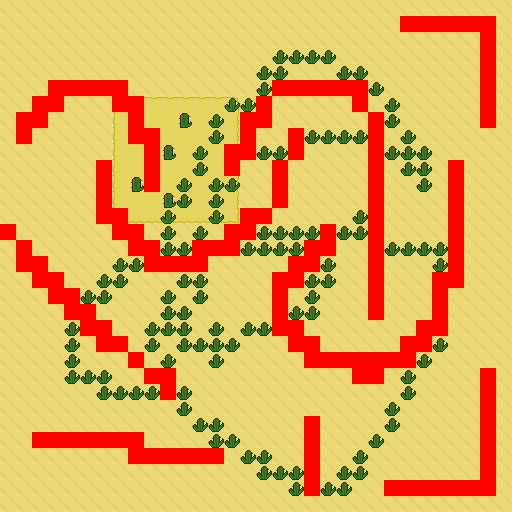

Below is a game level as drawn by its tile map, then a one-line description and the .tmx that defines it (tile-layer data replaced by summaries):
An orthogonal 32x32 tile map with 16x16 px tiles, 4 tile layers (background3, background2, background1, tiletype), 2 tilesets and 169 objects.

<map version="1.0" orientation="orthogonal" renderorder="right-down" width="32" height="32" tilewidth="16" tileheight="16" nextobjectid="3136">
 <tileset firstgid="1" source="../Tilesets/LOGIC.tsx" />
 <tileset firstgid="4097" source="../Tilesets/test.tsx" />
 <layer name="background3" width="32" height="32">
  <properties>
   <property name="unity:sortingLayerName" value="Background" />
  </properties>
  <data>[1024 cells, 1024 non-empty, 1 distinct tile ids]</data>
 </layer>
 <layer name="background2" width="32" height="32">
  <properties>
   <property name="unity:sortingLayerName" value="Background" />
  </properties>
  <data>[1024 cells, 64 non-empty, 9 distinct tile ids]</data>
 </layer>
 <layer name="background1" width="32" height="32">
  <properties>
   <property name="unity:sortingLayerName" value="Background" />
  </properties>
  <data>[1024 cells, 156 non-empty, 2 distinct tile ids]</data>
 </layer>
 <layer name="tiletype" width="32" height="32">
  <properties>
   <property name="test" value="test" />
  </properties>
  <data>[1024 cells, 169 non-empty, 1 distinct tile ids]</data>
 </layer>
 <objectgroup name="tiletype_object">
  <object id="2967" gid="65" x="400" y="32" width="16" height="16">
   <properties>
    <property name="tile_type" value="solid" />
   </properties>
  </object>
  <object id="2968" gid="65" x="416" y="32" width="16" height="16">
   <properties>
    <property name="tile_type" value="solid" />
   </properties>
  </object>
  <object id="2969" gid="65" x="432" y="32" width="16" height="16">
   <properties>
    <property name="tile_type" value="solid" />
   </properties>
  </object>
  <object id="2970" gid="65" x="448" y="32" width="16" height="16">
   <properties>
    <property name="tile_type" value="solid" />
   </properties>
  </object>
  <object id="2971" gid="65" x="464" y="32" width="16" height="16">
   <properties>
    <property name="tile_type" value="solid" />
   </properties>
  </object>
  <object id="2972" gid="65" x="480" y="32" width="16" height="16">
   <properties>
    <property name="tile_type" value="solid" />
   </properties>
  </object>
  <object id="2973" gid="65" x="480" y="48" width="16" height="16">
   <properties>
    <property name="tile_type" value="solid" />
   </properties>
  </object>
  <object id="2974" gid="65" x="480" y="64" width="16" height="16">
   <properties>
    <property name="tile_type" value="solid" />
   </properties>
  </object>
  <object id="2975" gid="65" x="480" y="80" width="16" height="16">
   <properties>
    <property name="tile_type" value="solid" />
   </properties>
  </object>
  <object id="2976" gid="65" x="48" y="96" width="16" height="16">
   <properties>
    <property name="tile_type" value="solid" />
   </properties>
  </object>
  <object id="2977" gid="65" x="64" y="96" width="16" height="16">
   <properties>
    <property name="tile_type" value="solid" />
   </properties>
  </object>
  <object id="2978" gid="65" x="80" y="96" width="16" height="16">
   <properties>
    <property name="tile_type" value="solid" />
   </properties>
  </object>
  <object id="2979" gid="65" x="96" y="96" width="16" height="16">
   <properties>
    <property name="tile_type" value="solid" />
   </properties>
  </object>
  <object id="2980" gid="65" x="112" y="96" width="16" height="16">
   <properties>
    <property name="tile_type" value="solid" />
   </properties>
  </object>
  <object id="2981" gid="65" x="272" y="96" width="16" height="16">
   <properties>
    <property name="tile_type" value="solid" />
   </properties>
  </object>
  <object id="2982" gid="65" x="288" y="96" width="16" height="16">
   <properties>
    <property name="tile_type" value="solid" />
   </properties>
  </object>
  <object id="2983" gid="65" x="304" y="96" width="16" height="16">
   <properties>
    <property name="tile_type" value="solid" />
   </properties>
  </object>
  <object id="2984" gid="65" x="320" y="96" width="16" height="16">
   <properties>
    <property name="tile_type" value="solid" />
   </properties>
  </object>
  <object id="2985" gid="65" x="336" y="96" width="16" height="16">
   <properties>
    <property name="tile_type" value="solid" />
   </properties>
  </object>
  <object id="2986" gid="65" x="352" y="96" width="16" height="16">
   <properties>
    <property name="tile_type" value="solid" />
   </properties>
  </object>
  <object id="2987" gid="65" x="480" y="96" width="16" height="16">
   <properties>
    <property name="tile_type" value="solid" />
   </properties>
  </object>
  <object id="2988" gid="65" x="32" y="112" width="16" height="16">
   <properties>
    <property name="tile_type" value="solid" />
   </properties>
  </object>
  <object id="2989" gid="65" x="48" y="112" width="16" height="16">
   <properties>
    <property name="tile_type" value="solid" />
   </properties>
  </object>
  <object id="2990" gid="65" x="112" y="112" width="16" height="16">
   <properties>
    <property name="tile_type" value="solid" />
   </properties>
  </object>
  <object id="2991" gid="65" x="128" y="112" width="16" height="16">
   <properties>
    <property name="tile_type" value="solid" />
   </properties>
  </object>
  <object id="2992" gid="65" x="256" y="112" width="16" height="16">
   <properties>
    <property name="tile_type" value="solid" />
   </properties>
  </object>
  <object id="2993" gid="65" x="352" y="112" width="16" height="16">
   <properties>
    <property name="tile_type" value="solid" />
   </properties>
  </object>
  <object id="2994" gid="65" x="480" y="112" width="16" height="16">
   <properties>
    <property name="tile_type" value="solid" />
   </properties>
  </object>
  <object id="2995" gid="65" x="16" y="128" width="16" height="16">
   <properties>
    <property name="tile_type" value="solid" />
   </properties>
  </object>
  <object id="2996" gid="65" x="32" y="128" width="16" height="16">
   <properties>
    <property name="tile_type" value="solid" />
   </properties>
  </object>
  <object id="2997" gid="65" x="128" y="128" width="16" height="16">
   <properties>
    <property name="tile_type" value="solid" />
   </properties>
  </object>
  <object id="2998" gid="65" x="240" y="128" width="16" height="16">
   <properties>
    <property name="tile_type" value="solid" />
   </properties>
  </object>
  <object id="2999" gid="65" x="256" y="128" width="16" height="16">
   <properties>
    <property name="tile_type" value="solid" />
   </properties>
  </object>
  <object id="3000" gid="65" x="368" y="128" width="16" height="16">
   <properties>
    <property name="tile_type" value="solid" />
   </properties>
  </object>
  <object id="3001" gid="65" x="480" y="128" width="16" height="16">
   <properties>
    <property name="tile_type" value="solid" />
   </properties>
  </object>
  <object id="3002" gid="65" x="16" y="144" width="16" height="16">
   <properties>
    <property name="tile_type" value="solid" />
   </properties>
  </object>
  <object id="3003" gid="65" x="128" y="144" width="16" height="16">
   <properties>
    <property name="tile_type" value="solid" />
   </properties>
  </object>
  <object id="3004" gid="65" x="144" y="144" width="16" height="16">
   <properties>
    <property name="tile_type" value="solid" />
   </properties>
  </object>
  <object id="3005" gid="65" x="240" y="144" width="16" height="16">
   <properties>
    <property name="tile_type" value="solid" />
   </properties>
  </object>
  <object id="3006" gid="65" x="288" y="144" width="16" height="16">
   <properties>
    <property name="tile_type" value="solid" />
   </properties>
  </object>
  <object id="3007" gid="65" x="368" y="144" width="16" height="16">
   <properties>
    <property name="tile_type" value="solid" />
   </properties>
  </object>
  </objectgroup>
</map>
<!-- 128 of 169 objects omitted -->
